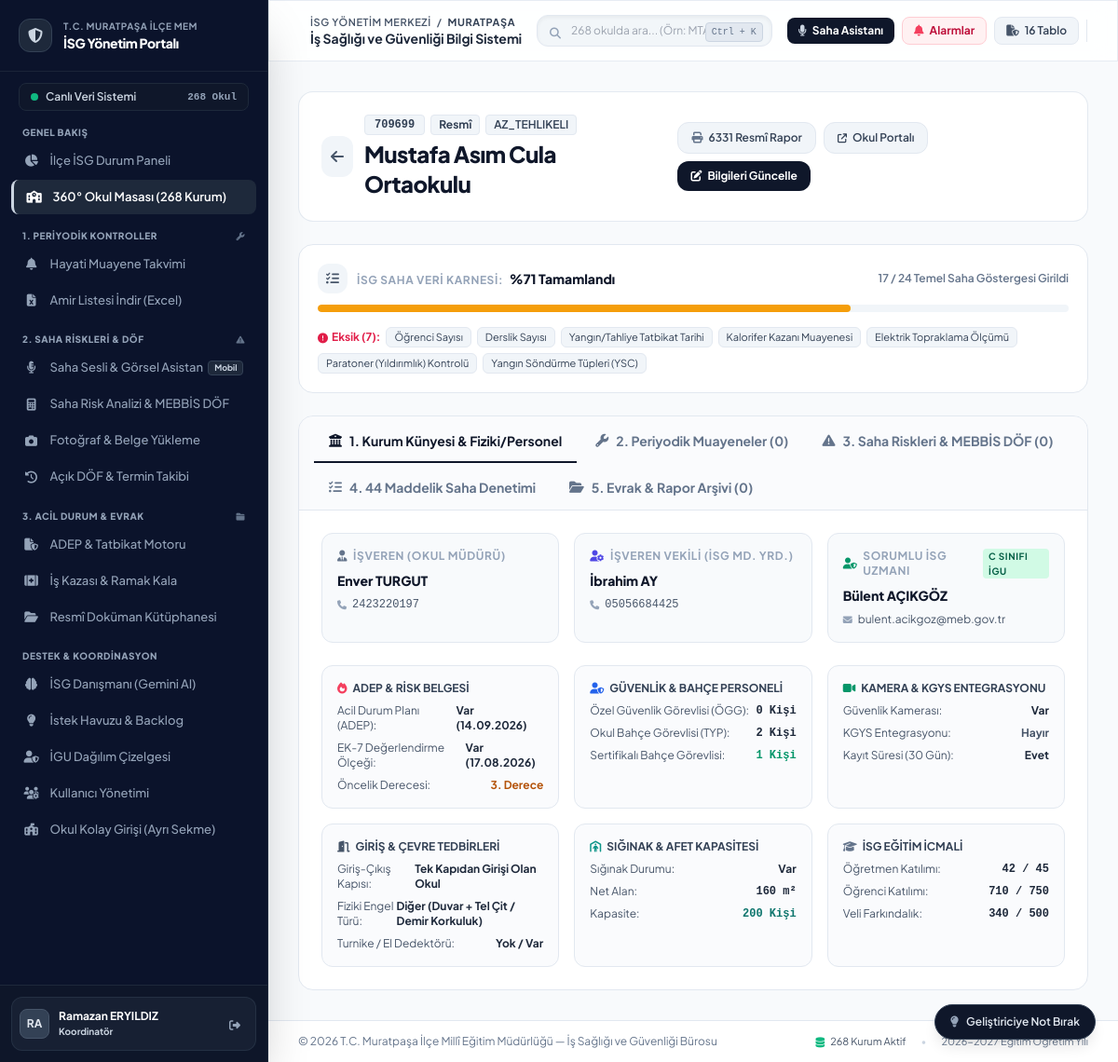
The app's page /okul/89 (signed in), older data.
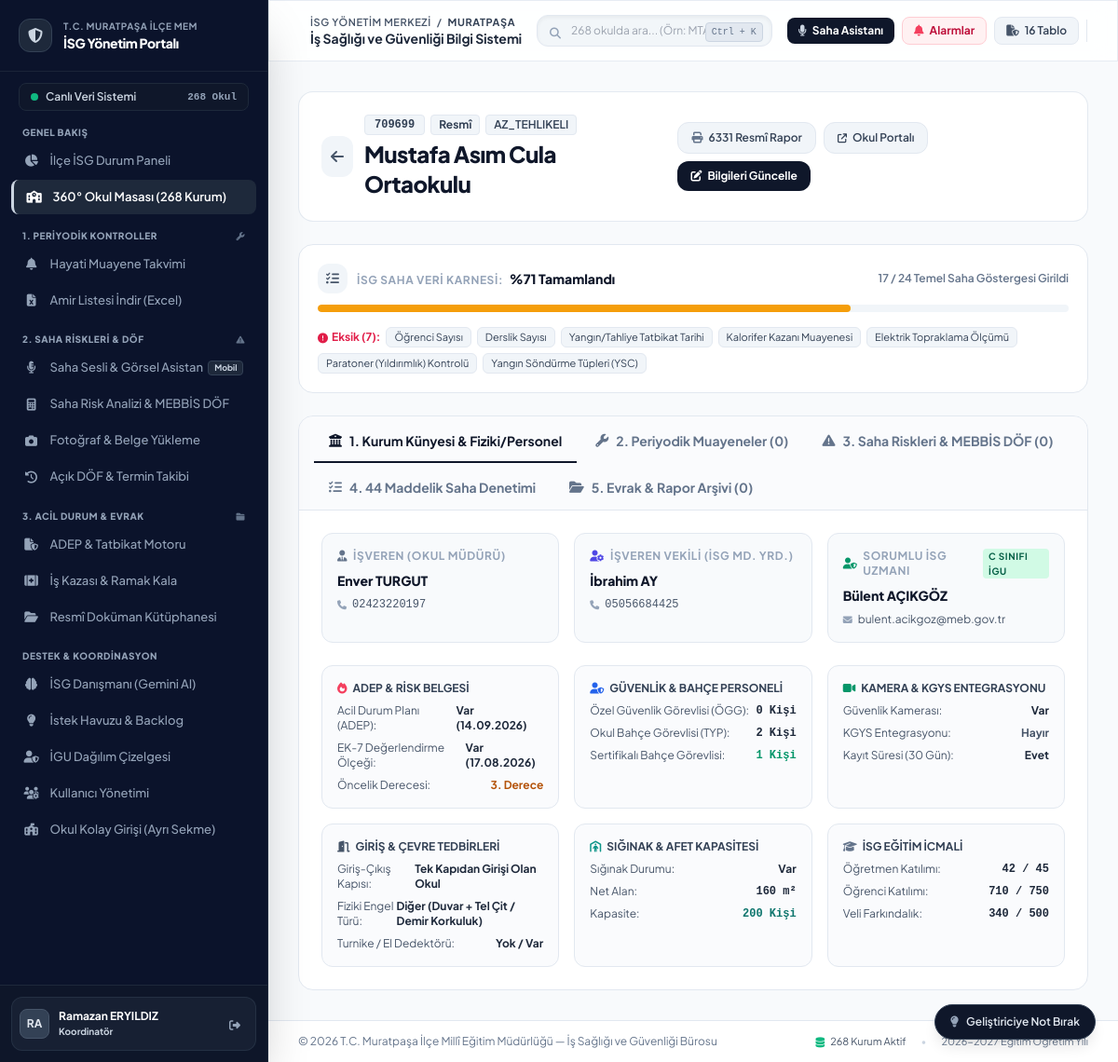
The same page, newer data.
### tables this page shows
CREATE TABLE schools (
        id INTEGER PRIMARY KEY AUTOINCREMENT,
        kurum_kodu TEXT UNIQUE NOT NULL,
        kurum_adi TEXT NOT NULL,
        kurum_statusu TEXT,
        bagli_birim TEXT,
        kurum_turu TEXT,
        oncelik_derecesi INTEGER DEFAULT 3,
        tehlike_sinifi TEXT DEFAULT 'Az Tehlikeli',
        adres TEXT,
        telefon TEXT,
        mudur_ad_soyad TEXT,
        mudur_tel TEXT,
        isveren_vekili_ad_soyad TEXT,
        isveren_vekili_tel TEXT,
        sorumlu_uzman_id INTEGER REFERENCES users(id),
        created_at TIMESTAMP DEFAULT CURRENT_TIMESTAMP
    , portal_sifre TEXT DEFAULT 'isg2026', access_token TEXT, ogrenci_sayisi INTEGER DEFAULT 0, ogretmen_sayisi INTEGER DEFAULT 0, derslik_sayisi INTEGER DEFAULT 0, bina_sayisi INTEGER DEFAULT 1, eposta TEXT, son_veri_giris_tarihi TEXT, son_veri_giren_kisi TEXT, personel_sayisi INTEGER DEFAULT 0, aylik_hizmet_suresi_dk INTEGER DEFAULT 0, meb_olcek_puani REAL, kolluk_puani REAL, toplam_guvenlik_puani REAL, siginak_var_mi TEXT DEFAULT 'Yok', siginak_kapasite_kisi INTEGER DEFAULT 0, siginak_alan_m2 INTEGER DEFAULT 0, is_active_school INTEGER DEFAULT 1, kategori TEXT DEFAULT 'RESMI', genel_mudurluk TEXT, kademe TEXT, kolluk_sorumluluk_bolgesi TEXT DEFAULT 'Muratpaşa İlçe Emniyet Müdürlüğü', koordinat TEXT);

### app.py (the view)
@app.get("/okul/{school_id}", response_class=HTMLResponse)
def school_detail(request: Request, school_id: int):
    user = get_current_user(request)
    if not user:
        return RedirectResponse("/login", status_code=303)
    conn = get_db()
    cursor = conn.cursor()
    cursor.execute("""
    SELECT s.*, u.full_name as uzman_adi, u.email as uzman_email, u.title as uzman_unvan, u.igu_sinifi as uzman_sinifi, u.kadro_yeri as uzman_kadro
    FROM schools s
    LEFT JOIN users u ON s.sorumlu_uzman_id = u.id
    WHERE s.id = ?
    """, (school_id,))
    school = cursor.fetchone()
    if not school:
        conn.close()
        raise HTTPException(status_code=404, detail="Kurum bulunamadı.")
    cursor.execute("SELECT * FROM inspection_metrics WHERE school_id = ?", (school_id,))
    metrics = cursor.fetchone()
    cursor.execute("SELECT * FROM risk_assessments WHERE school_id = ? ORDER BY risk_puani DESC", (school_id,))
    risks = cursor.fetchall()
    cursor.execute("SELECT * FROM periodic_controls WHERE school_id = ? ORDER BY id DESC", (school_id,))
    periodics = cursor.fetchall()
    cursor.execute("SELECT * FROM school_isg_checklists WHERE school_id = ? ORDER BY kategori_no ASC, id ASC", (school_id,))
    checklists = cursor.fetchall()
    cursor.execute("SELECT * FROM documents_archive WHERE school_id = ? ORDER BY id DESC", (school_id,))
    documents = cursor.fetchall()
    conn.close()
    completion = evaluate_school_data(dict(school), dict(metrics) if metrics else {})
    return templates.TemplateResponse(request=request, name="school_detail.html", context={
        "user": user,
        "school": school,
        "metrics": metrics,
        "risks": risks,
        "periodics": periodics,
        "checklists": checklists,
        "documents": documents,
        "completion": completion,
        "active_page": "schools"
    })

### templates/school_detail.html (shortened to what the changed rows need)
{% extends "base.html" %}
{% block content %}
<div class="space-y-6">
    <div class="rounded-2xl bg-white p-5 sm:p-6 border border-slate-200/90 shadow-xs flex flex-col lg:flex-row lg:items-center justify-between gap-4">
        <div class="flex items-start sm:items-center gap-3">
            <div>
                <div class="flex flex-wrap items-center gap-1.5 mb-1">
                    <span class="font-mono text-xs font-bold bg-slate-100 text-slate-700 px-2.5 py-0.5 rounded border border-slate-200">{{ school.kurum_kodu }}</span>
                    <span class="text-xs font-bold px-2 py-0.5 rounded bg-slate-100 text-slate-700 border border-slate-200">
                        {{ school.kurum_statusu }}
                    </span>
                    <span class="text-xs font-semibold px-2 py-0.5 rounded bg-slate-100 text-slate-700 border border-slate-200">
                        {{ school.tehlike_sinifi }}
                    </span>
                </div>
                <h1 class="text-xl sm:text-2xl font-extrabold text-slate-900 tracking-tight">{{ school.kurum_adi }}</h1>
            </div>
        </div>
    </div>
    <div class="bg-white rounded-2xl shadow-xs border border-slate-200 overflow-hidden">
        <div class="p-6">
            <div id="profileTab" class="tab-content space-y-6">
                <div class="grid grid-cols-1 md:grid-cols-3 gap-4">
                    <div class="bg-slate-50 p-4 rounded-xl border border-slate-200 space-y-2">
                        <div class="text-xs text-slate-400 font-bold uppercase tracking-wider flex items-center gap-1.5">
                            <i class="fa-solid fa-user-tie text-slate-500"></i>
                            <span>İşveren (Okul Müdürü)</span>
                        </div>
                        <div class="font-extrabold text-slate-900 text-sm">{{ school.mudur_ad_soyad or 'Tanımlanmadı' }}</div>
                        <div class="text-xs text-slate-600 flex items-center gap-1.5 font-mono">
                            <i class="fa-solid fa-phone text-[10px] text-slate-400"></i>
                            <span>{{ school.mudur_tel or 'Telefon Kaydı Yok' }}</span>
                        </div>
                    </div>
                    <div class="bg-slate-50 p-4 rounded-xl border border-slate-200 space-y-2">
                        <div class="text-xs text-slate-400 font-bold uppercase tracking-wider flex items-center gap-1.5">
                            <i class="fa-solid fa-user-gear text-indigo-600"></i>
                            <span>İşveren Vekili (İSG Md. Yrd.)</span>
                        </div>
                        <div class="font-extrabold text-slate-900 text-sm">{{ school.isveren_vekili_ad_soyad or 'Tanımlanmadı' }}</div>
                        <div class="text-xs text-slate-600 flex items-center gap-1.5 font-mono">
                            <i class="fa-solid fa-phone text-[10px] text-slate-400"></i>
                            <span>{{ school.isveren_vekili_tel or 'Telefon Kaydı Yok' }}</span>
                        </div>
                    </div>
                </div>
                <div class="grid grid-cols-1 md:grid-cols-2 lg:grid-cols-3 gap-4">
                    <div class="bg-slate-50/70 p-4 rounded-xl border border-slate-200 space-y-2">
                        <div class="flex justify-between text-xs text-slate-600">
                            <span>Öncelik Derecesi:</span>
                            <span class="font-bold text-amber-700">{{ school.oncelik_derecesi }}. Derece</span>
                        </div>
                    </div>
                    <div class="bg-slate-50/70 p-4 rounded-xl border border-slate-200 space-y-2">
                        <div class="flex justify-between text-xs text-slate-600">
                            <span>Sığınak Durumu:</span>
                            <span class="font-bold text-slate-800">{{ school.siginak_var_mi or 'Belirtilmedi' }}</span>
                        </div>
                        <div class="flex justify-between text-xs text-slate-600">
                            <span>Net Alan:</span>
                            <span class="font-bold text-slate-800 font-mono">{{ school.siginak_alan_m2 or 0 }} m²</span>
                        </div>
                        <div class="flex justify-between text-xs text-slate-600">
                            <span>Kapasite:</span>
                            <span class="font-bold text-teal-700 font-mono">{{ school.siginak_kapasite_kisi or 0 }} Kişi</span>
                        </div>
                    </div>
                </div>
            </div>
        </div>
    </div>
</div>
{% endblock %}

Row changes from the older to the newer data that the page shows:
changed schools "Mustafa Asım Cula Ortaokulu": mudur_tel "2423220197" → "02423220197"
